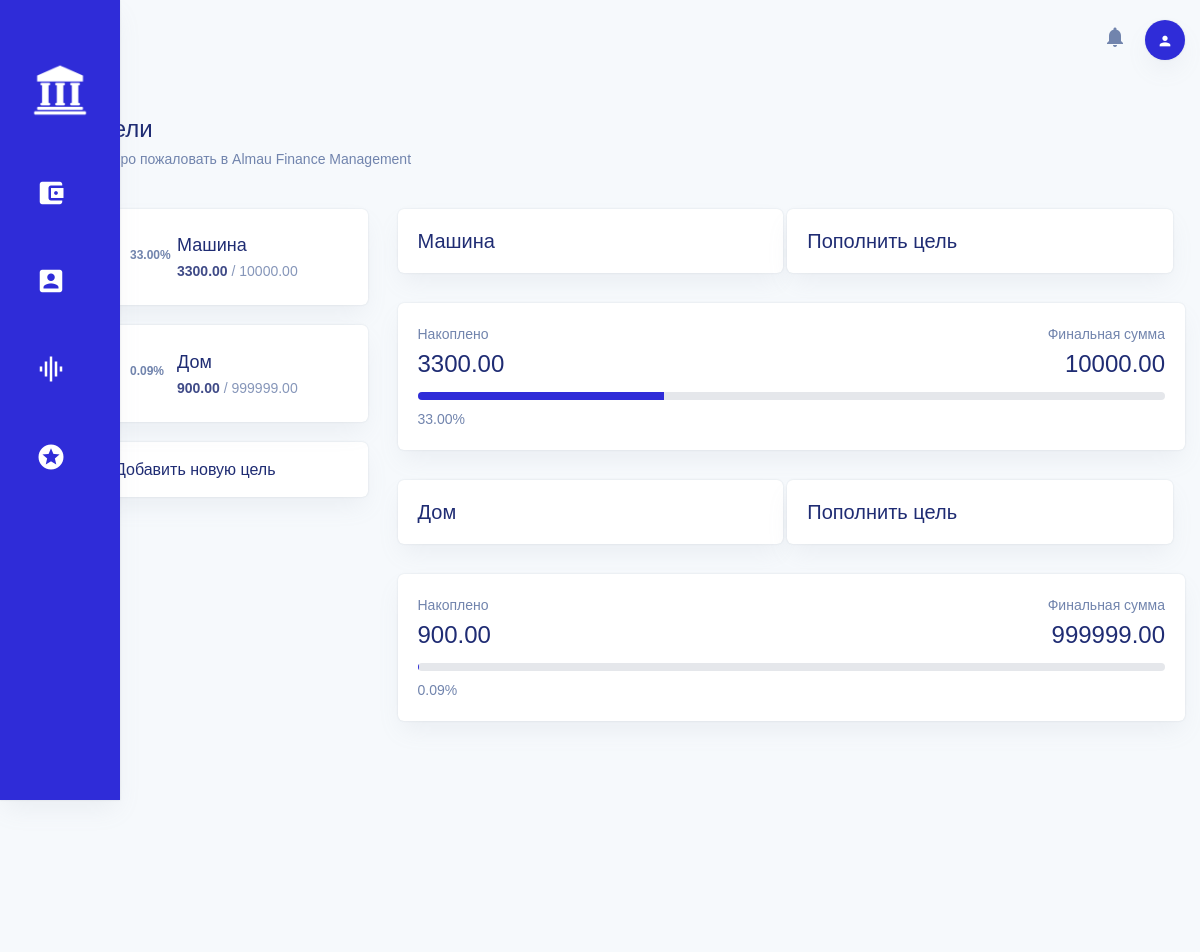
Before: /goals/ (signed in) with the older database file.
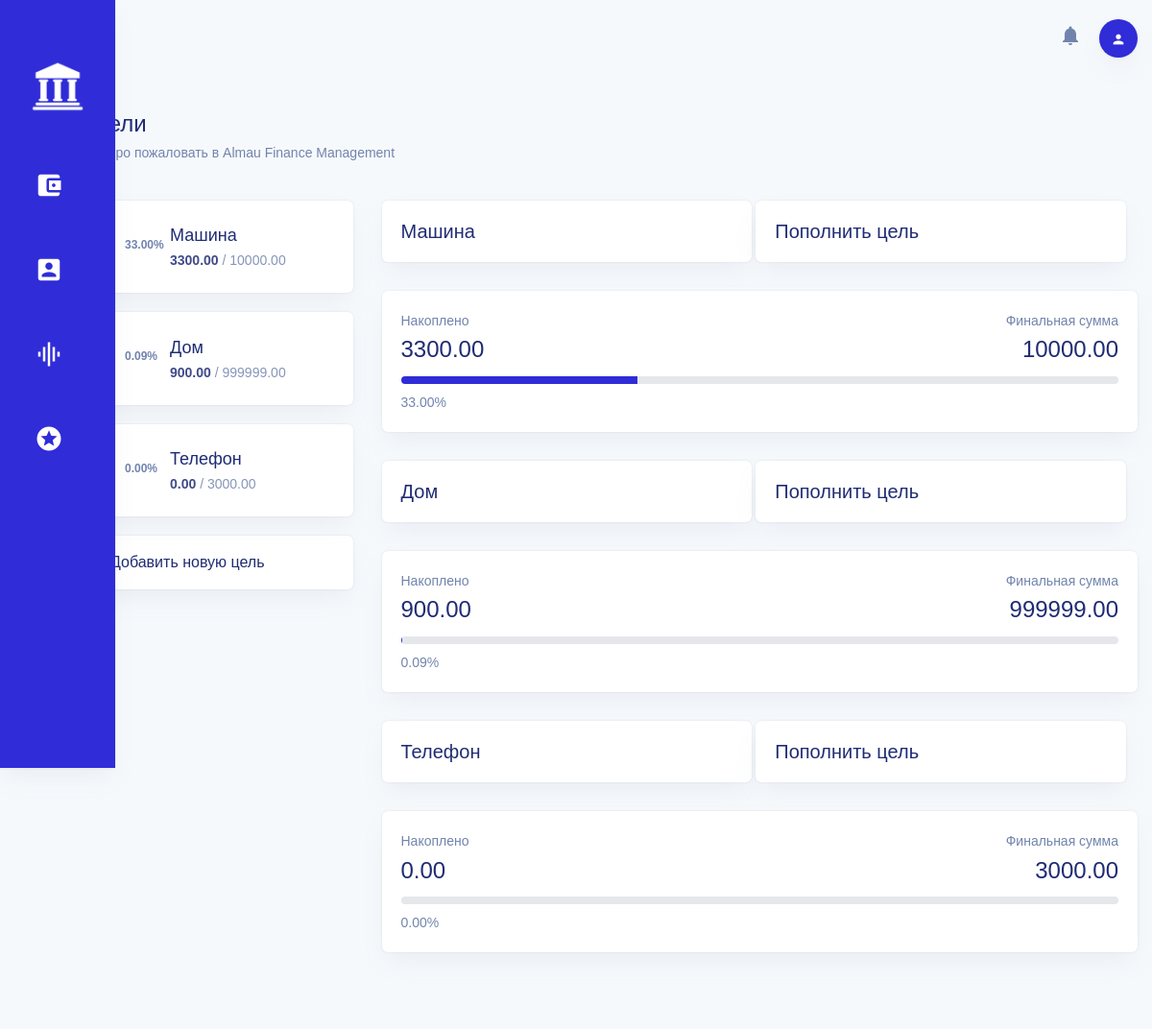
After: the same page with the newer database file.
### bankapp/models.py (models this page shows, shortened)
class Goal(models.Model):
    user = models.ForeignKey(User, on_delete=models.CASCADE)
    account = models.ForeignKey(Account, on_delete=models.CASCADE, related_name='goals')
    name = models.CharField(max_length=255)
    target_amount = models.FloatField()
    current_amount = models.FloatField(default=0.0)
    created_at = models.DateTimeField(auto_now_add=True)
    updated_at = models.DateTimeField(auto_now=True)

### bankapp/views.py (the view, shortened to what this page needs)
# urls.py: path('goals/', goals_view, name='goals'),
@login_required
def goals_view(request):
    user = request.user
    goals = Goal.objects.filter(user=request.user)
    accounts = Account.objects.all()
    for goal in goals:
        if goal.target_amount > 0:
            goal.progress = (goal.current_amount / goal.target_amount) * 100
        else:
            goal.progress = 0
    context = {
        'goals': goals,
        'user_name': user.get_full_name() or user.username,  # Use full name if available, otherwise username
        'user_email': user.email,
        'accounts': accounts,
    }
    return render(request, 'bankapp/goals.html', context)

### bankapp/templates/bankapp/goals.html (shortened to what the changed rows need)
{% extends "base.html" %}
{% block content %}
{% load static %}
<link rel="stylesheet" href="{% static 'bankapp/css/goals.css' %}">
<div class="style-8">
    <div class="style-145">
        <div class="style-146">
            <div class="style-161">
                <div class="style-162">
                    <div class="style-163">
                        <div class="style-164" role="tablist">
                            <div class="style-165">
                                {% for goal in goals %}
                                <div class="style-166">
                                    <div class="style-167" data-bs-toggle="pill" data-bs-target="#{{ goal.id }}" aria-selected="false" role="tab" tabindex="-1">
                                        <div class="style-168">
                                            <div class="style-169"><canvas width="62" height="62" class="style-170"></canvas></div>
                                            <span class="style-171">{{ goal.progress|floatformat:2 }}%</span>
                                        </div>
                                        <div class="style-172">
                                            <h3 class="style-173">{{ goal.name }}</h3>
                                            <p class="style-174">
                                                <strong class="style-175">{{ goal.current_amount|floatformat:2 }}</strong> / {{ goal.target_amount|floatformat:2 }}
                                            </p>
                                        </div>
                                    </div>
                                </div>
                                {% endfor %}
                            </div>
                        </div>
                    </div>
                    <div class="style-210">
                        {% for goal in goals %}
                        <div class="style-211" role="tabpanel" id="{{ goal.id }}">
                            <div class="style-213">
                                <h3 class="style-214">{{ goal.name }}</h что можно исправить, чтобы решить данную проблему }} ></h3>
                            </div>
                            <div class="style-213 clickable" onclick="openAddFundsModal('{{ goal.id }}')">
                                <h3 class="style-214">Пополнить цель</h3>
                            </div>
                            <div class="style-215">
                                <div class="style-216">
                                    <div class="style-217">
                                        <div class="style-218">
                                            <div class="style-219">
                                                <div class="style-220">
                                                    <span class="style-221">Накоплено</span>
                                                    <h3 class="style-222">{{ goal.current_amount|floatformat:2 }}</h3>
                                                </div>
                                                <div class="style-223">
                                                    <span class="style-224">Финальная сумма</span>
                                                    <h3 class="style-225">{{ goal.target_amount|floatformat:2 }}</h что можно исправить, чтобы решить данную проблему }} ></h3>
                                                </div>
                                            </div>
                                            <div class="style-226">
                                                <div class="style-227" role="progressbar" style="width: {{ goal.progress|floatformat:2 }}%;"></div>
                                            </div>
                                            <div class="style-228">
                                                <span class="style-229">{{ goal.progress|floatformat:2 }}%</span>
                                            </div>
                                        </div>
                                    </div>
                                </div>
                            </div>
                        </div>
                        {% endfor %}
                    </div>
                </div>
            </div>
        </div>
    </div>
</div>
{% endblock %}

Changed rows visible on the page:
added Goal: progress "0.00", name "Телефон", current_amount "0.00", target_amount "3000.00"
